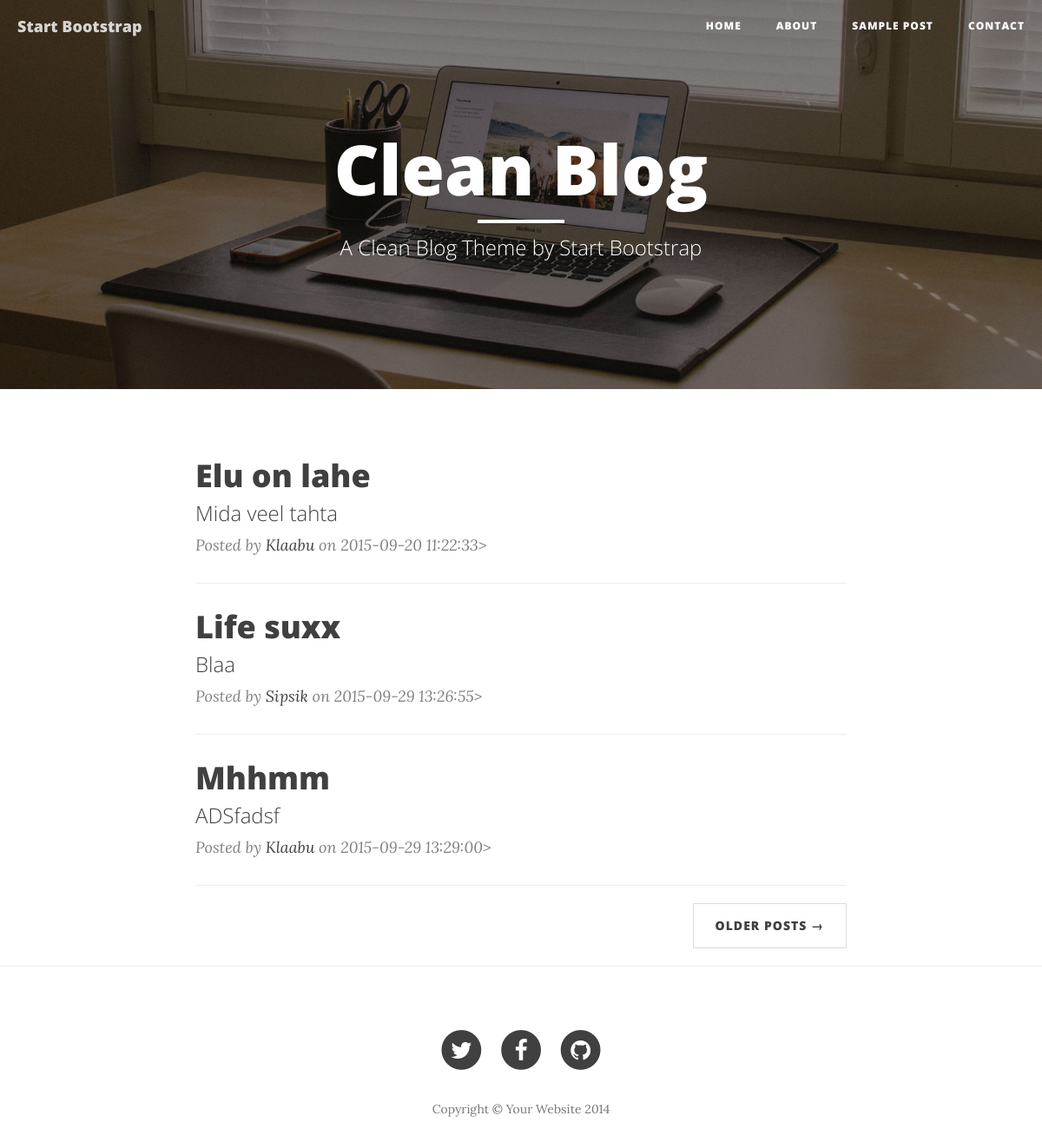
The page / on the database its author committed.
### tables this page shows
CREATE TABLE `posts` (
  `post_id`          INT(11) UNSIGNED NOT NULL AUTO_INCREMENT,
  `author_id`        INT(10) UNSIGNED NOT NULL,
  `post_title`       VARCHAR(255)     NOT NULL,
  `post_description` VARCHAR(255)     NOT NULL,
  `post_text`        TEXT,
  `post_created`     DATETIME         NOT NULL DEFAULT CURRENT_TIMESTAMP,
  PRIMARY KEY (`post_id`),
  KEY `author_id` (`author_id`),
  CONSTRAINT `posts_ibfk_1` FOREIGN KEY (`author_id`) REFERENCES `authors` (`author_id`)
);

CREATE TABLE `authors` (
  `author_id`   INT(11) UNSIGNED NOT NULL AUTO_INCREMENT,
  `author_name` VARCHAR(255)     NOT NULL,
  PRIMARY KEY (`author_id`)
);

### index.php (the view, shortened to what this page needs)
<?
$db = mysqli_connect('127.0.0.1', 'root', '', 'cleanblog') or die(mysqli_error($db));
mysqli_query($db, "SET NAMES 'utf8'");
$q = mysqli_query($db, "SELECT * FROM posts NATURAL JOIN authors");
while ($row = mysqli_fetch_assoc($q)) {
    $posts[] = $row;
}
?>
<!DOCTYPE html>
<html lang="en">
<head>
    <link href="css/bootstrap.min.css" rel="stylesheet">
    <link href="css/clean-blog.min.css" rel="stylesheet">
    <link href="http://maxcdn.bootstrapcdn.com/font-awesome/4.1.0/css/font-awesome.min.css" rel="stylesheet"
          type="text/css">
</head>
<body>
<nav class="navbar navbar-default navbar-custom navbar-fixed-top">
    <div class="container-fluid">
        <div class="navbar-header page-scroll">
            <a class="navbar-brand" href="index.html">Start Bootstrap</a>
        </div>
        <div class="collapse navbar-collapse" id="bs-example-navbar-collapse-1">
            <ul class="nav navbar-nav navbar-right">
                <li>
                    <a href="index.html">Home</a>
                </li>
                <li>
                    <a href="about.html">About</a>
                </li>
                <li>
                    <a href="post.html">Sample Post</a>
                </li>
                <li>
                    <a href="contact.html">Contact</a>
                </li>
            </ul>
        </div>
    </div>
</nav>
<header class="intro-header" style="background-image: url('img/home-bg.jpg')">
    <div class="container">
        <div class="row">
            <div class="col-lg-8 col-lg-offset-2 col-md-10 col-md-offset-1">
                <div class="site-heading">
                    <h1>Clean Blog</h1>
                    <hr class="small">
                    <span class="subheading">A Clean Blog Theme by Start Bootstrap</span>
                </div>
            </div>
        </div>
    </div>
</header>
<div class="container">
    <div class="row">
        <div class="col-lg-8 col-lg-offset-2 col-md-10 col-md-offset-1">
            <? foreach ($posts as $post): ?>
                <div class="post-preview">
                    <a href="post.html">
                        <h2 class="post-title"><?= $post['post_title'] ?></h2>
                        <h3 class="post-subtitle"><?= $post['post_description'] ?></h3>
                    </a>
                    <p class="post-meta">Posted by <a href="#"><?= $post['author_name'] ?></a>
                        on <?= $post['post_created'] ?>></p>
                </div>
                <hr>
            <? endforeach ?>
            <ul class="pager">
                <li class="next">
                    <a href="#">Older Posts &rarr;</a>
                </li>
            </ul>
        </div>
    </div>
</div>
<hr>
<footer>
    <div class="container">
        <div class="row">
            <div class="col-lg-8 col-lg-offset-2 col-md-10 col-md-offset-1">
                <ul class="list-inline text-center">
                    <li>
                        <a href="#">
                                <span class="fa-stack fa-lg">
                                    <i class="fa fa-circle fa-stack-2x"></i>
                                    <i class="fa fa-twitter fa-stack-1x fa-inverse"></i>
                                </span>
                        </a>
                    </li>
                    <li>
                        <a href="#">
                                <span class="fa-stack fa-lg">
                                    <i class="fa fa-circle fa-stack-2x"></i>
                                    <i class="fa fa-facebook fa-stack-1x fa-inverse"></i>
                                </span>
                        </a>
                    </li>
                    <li>
                        <a href="#">
                                <span class="fa-stack fa-lg">
                                    <i class="fa fa-circle fa-stack-2x"></i>
                                    <i class="fa fa-github fa-stack-1x fa-inverse"></i>
                                </span>
                        </a>
                    </li>
                </ul>
                <p class="copyright text-muted">Copyright &copy; Your Website 2014</p>
            </div>
        </div>
    </div>
</footer>
</body>
</html>

### rows shown on the page
posts: post_title "Elu on lahe", post_description "Mida veel tahta", author.author_name "Klaabu", post_created "2015-09-20 11:22:33"
posts: post_title "Life suxx", post_description "Blaa", author.author_name "Sipsik", post_created "2015-09-29 13:26:55"
posts: post_title "Mhhmm", post_description "ADSfadsf", author.author_name "Klaabu", post_created "2015-09-29 13:29:00"
